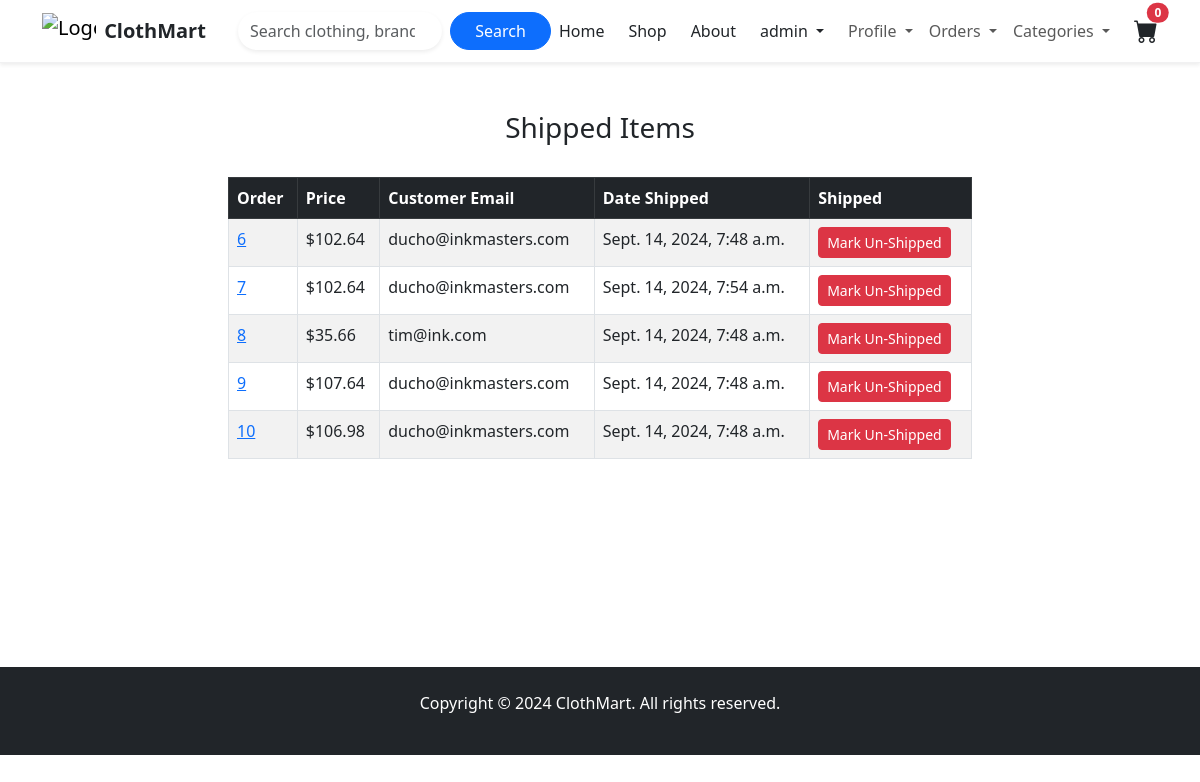
The page /payment/shipped_dash (signed in) on the database its author committed.
### payment/models.py (models this page shows, shortened)
class Order(models.Model):
	user = models.ForeignKey(User, on_delete=models.CASCADE, null=True, blank=True)
	full_name = models.CharField(max_length=250)
	email = models.EmailField(max_length=250)
	shipping_address = models.TextField(max_length=15000)
	amount_paid = models.DecimalField(max_digits=7, decimal_places=2)
	date_ordered = models.DateTimeField(auto_now_add=True)
	shipped = models.BooleanField(default=False)
	date_shipped = models.DateTimeField(blank=True, null=True)

### payment/views.py (the view, shortened to what this page needs)
# urls.py: path('shipped_dash', views.shipped_dash, name='shipped_dash'),
def shipped_dash(request):
	if request.user.is_authenticated and request.user.is_superuser:
		orders = Order.objects.filter(shipped=True)
		return render(request, "payment/shipped_dash.html", {"orders":orders})
	else:
		messages.success(request, "Access denied")
		return redirect('home')

### cart/cart.py (called while the page is built)
    def __len__(self):
        return len(self.cart)

### cart/context_processors.py (called while the page is built)
def cart(request):
    return {'cart': Cart(request)}

### payment/templates/payment/shipped_dash.html (shortened to what this page needs)
{% extends 'base.html' %}
{% block content %}
<div class="container">
    <div class="row">
        <center>
            <div class="col-8">
                <br/><br/>
                <h3>Shipped Items</h3>
                <br/>
                    <table class="table table-striped table-hover table-bordered">
                      <thead class="table-dark">
                        <tr>
                          <th scope="col">Order</th>
                          <th scope="col">Price</th>
                          <th scope="col">Customer Email</th>
                          <th scope="col">Date Shipped</th>
                          <th scope="col">Shipped</th>
                        </tr>
                      </thead>
                      <tbody>
                        {% for item in orders %}
                        <tr>
                          <td><a href="{% url 'orders' item.id %}">{{ item.id }}</a></td>
                          <td>${{ item.amount_paid }}</td>
                          <td>{{ item.email }}</td>
                          <td>{{ item.date_shipped }}</td>
                          <td>
                              <form method="POST">
                                <button type="submit" class="btn btn-danger btn-sm">Mark Un-Shipped</button>
                              </form>
                          </td>
                        </tr>
                        {% endfor %}
                      </tbody>
                    </table>
<br/><br/>
<br/><br/>
<br/><br/>
<br/><br/>
            </div>
       </center>
   </div>
</div>
{% endblock %}

### store/templates/navbar.html (shortened to what this page needs)
{% load static %}
<link href="https://cdn.jsdelivr.net/npm/bootstrap@5.3.0/dist/css/bootstrap.min.css" rel="stylesheet">
<link href="https://cdnjs.cloudflare.com/ajax/libs/bootstrap-icons/1.10.3/font/bootstrap-icons.min.css" rel="stylesheet">
<nav class="navbar navbar-expand-lg navbar-light bg-white shadow-sm sticky-top">
    <div class="container">
        <a class="navbar-brand d-flex align-items-center gap-2" href="{% url 'home' %}">
            <img src="{% static 'assets/logo-small.png' %}" alt="Logo" style="height:36px; width:auto; object-fit:contain;">
            <span class="fw-bold text-dark">ClothMart</span>
        </a>
        <div class="collapse navbar-collapse" id="navbarNav">
            <form class="d-flex ms-3 w-50" role="search" action="{% url 'search' %}" method="get">
                <input class="form-control rounded-pill border-0 shadow-sm me-2" type="search" placeholder="Search clothing, brands, styles..." aria-label="Search" name="q">
                <button class="btn btn-primary rounded-pill px-4" type="submit">Search</button>
            </form>
            <ul class="navbar-nav ms-auto align-items-center">
                <li class="nav-item me-2">
                    <a class="nav-link text-dark" href="{% url 'home' %}">Home</a>
                </li>
                <li class="nav-item me-2">
                    <a class="nav-link text-dark" href="{% url 'category_summary' %}">Shop</a>
                </li>
                <li class="nav-item me-2">
                    <a class="nav-link text-dark" href="{% url 'about' %}">About</a>
                </li>
                {% if user.is_authenticated %}
                <li class="nav-item dropdown me-2">
                    <a class="nav-link dropdown-toggle text-dark" href="#" id="profileDropdown" role="button" data-bs-toggle="dropdown" aria-expanded="false">
                        {{ user.username }}
                    </a>
                </li>
                 <li class="nav-item dropdown">
                    <a class="nav-link dropdown-toggle" href="#" id="profileDropdown" role="button" data-bs-toggle="dropdown" aria-expanded="false">
                        Profile
                    </a>
                </li>
                {% if user.is_superuser %}
                 <li class="nav-item dropdown">
                    <a class="nav-link dropdown-toggle" href="#" id="profileDropdown" role="button" data-bs-toggle="dropdown" aria-expanded="false">
                        Orders
                    </a>
                </li>
                {% endif %}
                {% endif %}
                <li class="nav-item dropdown">
                    <a class="nav-link dropdown-toggle" href="#" id="categoriesDropdown" role="button" data-bs-toggle="dropdown" aria-expanded="false">
                        Categories
                    </a>
                </li>
                <li class="nav-item ms-3">
                    <a class="nav-link position-relative p-0" href="{% url 'cart_summary' %}">
                        <i class="bi bi-cart-fill fs-4 text-dark"></i>
                        <span class="position-absolute top-0 start-100 translate-middle badge rounded-pill bg-danger">{{ cart|length }}</span>
                    </a>
                </li>
            </ul>
        </div>
    </div>
</nav>

### static/css/style.css (style rules this page uses)
:root { --bg: #f6f7f9; --muted: #6b7280; --accent: #1f2937; --primary: #111827; --accent-2: #ef4444; }
body { font-family: 'Inter', system-ui, -apple-system, 'Segoe UI', Roboto, 'Helvetica Neue', Arial; background: var(--bg); color: var(--primary); margin: 0; }
a { color: inherit; }
.navbar { background: #fff; border-bottom: 1px solid rgba(16,24,40,0.06); padding: 0.6rem 0; }
.navbar-brand img { height:36px; }

### rows shown on the page
Order: id "6", amount_paid "102.64", email "ducho@inkmasters.com", date_shipped "Sept. 14, 2024, 7:48 a.m."
Order: id "7", amount_paid "102.64", email "ducho@inkmasters.com", date_shipped "Sept. 14, 2024, 7:54 a.m."
Order: id "8", amount_paid "35.66", email "tim@ink.com", date_shipped "Sept. 14, 2024, 7:48 a.m."
Order: id "9", amount_paid "107.64", email "ducho@inkmasters.com", date_shipped "Sept. 14, 2024, 7:48 a.m."
Order: id "10", amount_paid "106.98", email "ducho@inkmasters.com", date_shipped "Sept. 14, 2024, 7:48 a.m."

### other values the page prints
{{ user.username }} "admin"
{{ cart|length }} "0"
